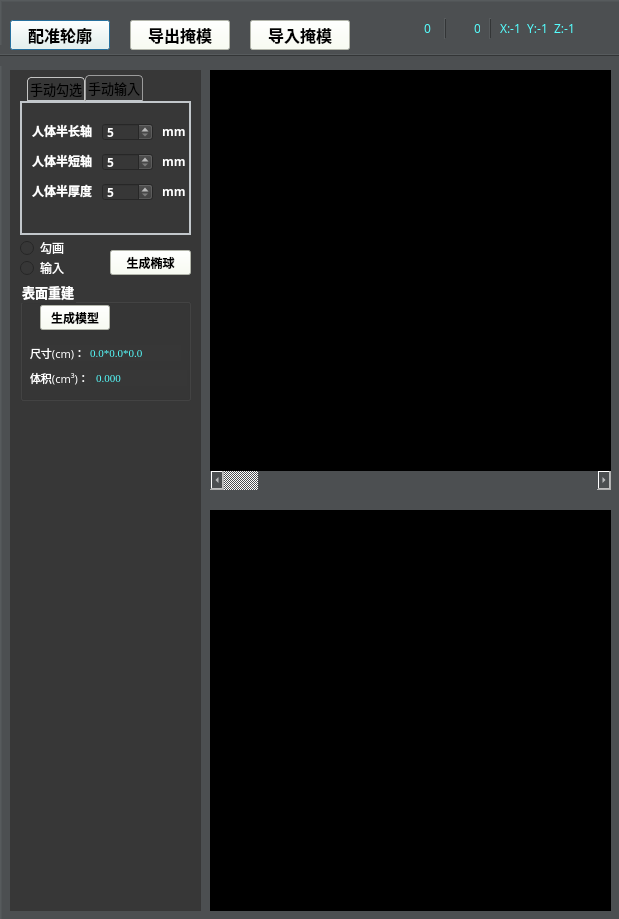
<?xml version="1.0" encoding="UTF-8"?>
<ui version="4.0">
 <class>MainDialog</class>
 <widget class="QDialog" name="MainDialog">
  <property name="geometry">
   <rect>
    <x>0</x>
    <y>0</y>
    <width>619</width>
    <height>919</height>
   </rect>
  </property>
  <property name="font">
   <font>
    <family>微软雅黑</family>
    <weight>75</weight>
    <bold>true</bold>
   </font>
  </property>
  <property name="windowTitle">
   <string>模型重建</string>
  </property>
  <property name="styleSheet">
   <string notr="true">background-color: rgb(0, 0, 0);
color: rgb(255, 255, 255);</string>
  </property>
  <widget class="QFrame" name="frame_2">
   <property name="enabled">
    <bool>true</bool>
   </property>
   <property name="geometry">
    <rect>
     <x>0</x>
     <y>0</y>
     <width>621</width>
     <height>921</height>
    </rect>
   </property>
   <property name="font">
    <font>
     <family>微软雅黑</family>
     <weight>75</weight>
     <bold>true</bold>
    </font>
   </property>
   <property name="styleSheet">
    <string notr="true">background-color: rgb(76, 79, 81);
border-color: rgb(76, 79, 81);</string>
   </property>
   <property name="frameShape">
    <enum>QFrame::WinPanel</enum>
   </property>
   <property name="frameShadow">
    <enum>QFrame::Raised</enum>
   </property>
   <widget class="QFrame" name="frame_3">
    <property name="geometry">
     <rect>
      <x>0</x>
      <y>45</y>
      <width>625</width>
      <height>21</height>
     </rect>
    </property>
    <property name="frameShape">
     <enum>QFrame::HLine</enum>
    </property>
    <property name="frameShadow">
     <enum>QFrame::Raised</enum>
    </property>
   </widget>
   <widget class="QLabel" name="label_MouseValue">
    <property name="geometry">
     <rect>
      <x>450</x>
      <y>20</y>
      <width>31</width>
      <height>16</height>
     </rect>
    </property>
    <property name="font">
     <font>
      <family>微软雅黑</family>
      <weight>50</weight>
      <bold>false</bold>
     </font>
    </property>
    <property name="styleSheet">
     <string notr="true">color: rgb(85, 255, 255);</string>
    </property>
    <property name="text">
     <string>0</string>
    </property>
    <property name="alignment">
     <set>Qt::AlignRight|Qt::AlignTrailing|Qt::AlignVCenter</set>
    </property>
   </widget>
   <widget class="QFrame" name="frame_4">
    <property name="geometry">
     <rect>
      <x>480</x>
      <y>18</y>
      <width>20</width>
      <height>21</height>
     </rect>
    </property>
    <property name="styleSheet">
     <string notr="true"/>
    </property>
    <property name="frameShape">
     <enum>QFrame::VLine</enum>
    </property>
    <property name="frameShadow">
     <enum>QFrame::Raised</enum>
    </property>
   </widget>
   <widget class="QLabel" name="label_MouseInfo">
    <property name="geometry">
     <rect>
      <x>500</x>
      <y>20</y>
      <width>111</width>
      <height>16</height>
     </rect>
    </property>
    <property name="font">
     <font>
      <family>微软雅黑</family>
      <weight>50</weight>
      <bold>false</bold>
     </font>
    </property>
    <property name="styleSheet">
     <string notr="true">color: rgb(85, 255, 255);</string>
    </property>
    <property name="text">
     <string>X:-1  Y:-1  Z:-1              </string>
    </property>
   </widget>
   <widget class="QPushButton" name="pushButton_GetContours">
    <property name="geometry">
     <rect>
      <x>10</x>
      <y>20</y>
      <width>100</width>
      <height>30</height>
     </rect>
    </property>
    <property name="font">
     <font>
      <family>微软雅黑</family>
      <pointsize>12</pointsize>
      <weight>75</weight>
      <bold>true</bold>
     </font>
    </property>
    <property name="styleSheet">
     <string notr="true">background-color: rgb(250, 255, 240);color:rgb(0,0,0);</string>
    </property>
    <property name="text">
     <string>配准轮廓</string>
    </property>
   </widget>
   <widget class="QLabel" name="label_3">
    <property name="geometry">
     <rect>
      <x>1260</x>
      <y>240</y>
      <width>29</width>
      <height>16</height>
     </rect>
    </property>
    <property name="font">
     <font>
      <family>Aharoni</family>
      <pointsize>10</pointsize>
      <weight>75</weight>
      <bold>true</bold>
     </font>
    </property>
    <property name="styleSheet">
     <string notr="true">color: rgb(255, 255, 255);</string>
    </property>
    <property name="text">
     <string>Max</string>
    </property>
   </widget>
   <widget class="QWidget" name="widget" native="true">
    <property name="geometry">
     <rect>
      <x>10</x>
      <y>70</y>
      <width>191</width>
      <height>841</height>
     </rect>
    </property>
    <property name="styleSheet">
     <string notr="true">background-color: rgb(76, 79, 81);
background-color: rgb(55, 55, 55);</string>
    </property>
    <widget class="QGroupBox" name="groupBox_5">
     <property name="geometry">
      <rect>
       <x>10</x>
       <y>210</y>
       <width>171</width>
       <height>121</height>
      </rect>
     </property>
     <property name="font">
      <font>
       <family>微软雅黑</family>
       <pointsize>10</pointsize>
       <weight>75</weight>
       <bold>true</bold>
      </font>
     </property>
     <property name="title">
      <string>表面重建</string>
     </property>
     <widget class="QPushButton" name="pushButton_SurfaceRendering_2">
      <property name="geometry">
       <rect>
        <x>20</x>
        <y>25</y>
        <width>70</width>
        <height>25</height>
       </rect>
      </property>
      <property name="font">
       <font>
        <family>微软雅黑</family>
        <weight>75</weight>
        <bold>true</bold>
       </font>
      </property>
      <property name="styleSheet">
       <string notr="true">background-color: rgb(250, 255, 240);color:rgb(0,0,0);</string>
      </property>
      <property name="text">
       <string>生成模型</string>
      </property>
     </widget>
     <widget class="QLabel" name="label">
      <property name="geometry">
       <rect>
        <x>10</x>
        <y>65</y>
        <width>61</width>
        <height>16</height>
       </rect>
      </property>
      <property name="font">
       <font>
        <family>微软雅黑</family>
        <pointsize>8</pointsize>
        <weight>50</weight>
        <bold>false</bold>
       </font>
      </property>
      <property name="text">
       <string>尺寸(cm)：</string>
      </property>
     </widget>
     <widget class="QLabel" name="label_4">
      <property name="geometry">
       <rect>
        <x>10</x>
        <y>90</y>
        <width>61</width>
        <height>16</height>
       </rect>
      </property>
      <property name="font">
       <font>
        <family>微软雅黑</family>
        <pointsize>8</pointsize>
        <weight>50</weight>
        <bold>false</bold>
       </font>
      </property>
      <property name="text">
       <string>体积(cm³)：</string>
      </property>
     </widget>
     <widget class="QLabel" name="label__TumorSize">
      <property name="geometry">
       <rect>
        <x>70</x>
        <y>65</y>
        <width>91</width>
        <height>16</height>
       </rect>
      </property>
      <property name="sizePolicy">
       <sizepolicy hsizetype="Preferred" vsizetype="Preferred">
        <horstretch>0</horstretch>
        <verstretch>0</verstretch>
       </sizepolicy>
      </property>
      <property name="font">
       <font>
        <family>Times New Roman</family>
        <pointsize>8</pointsize>
        <weight>50</weight>
        <bold>false</bold>
       </font>
      </property>
      <property name="styleSheet">
       <string notr="true">color: rgb(85, 255, 255);</string>
      </property>
      <property name="text">
       <string>0.0*0.0*0.0</string>
      </property>
      <property name="alignment">
       <set>Qt::AlignLeading|Qt::AlignLeft|Qt::AlignVCenter</set>
      </property>
     </widget>
     <widget class="QLabel" name="label__TumorVolume">
      <property name="geometry">
       <rect>
        <x>76</x>
        <y>90</y>
        <width>91</width>
        <height>16</height>
       </rect>
      </property>
      <property name="sizePolicy">
       <sizepolicy hsizetype="Preferred" vsizetype="Preferred">
        <horstretch>0</horstretch>
        <verstretch>0</verstretch>
       </sizepolicy>
      </property>
      <property name="font">
       <font>
        <family>Times New Roman</family>
        <pointsize>8</pointsize>
        <weight>50</weight>
        <bold>false</bold>
       </font>
      </property>
      <property name="styleSheet">
       <string notr="true">color: rgb(85, 255, 255);</string>
      </property>
      <property name="text">
       <string>0.000</string>
      </property>
      <property name="alignment">
       <set>Qt::AlignLeading|Qt::AlignLeft|Qt::AlignVCenter</set>
      </property>
     </widget>
    </widget>
    <widget class="QTabWidget" name="tabWidget">
     <property name="geometry">
      <rect>
       <x>10</x>
       <y>5</y>
       <width>171</width>
       <height>160</height>
      </rect>
     </property>
     <property name="font">
      <font>
       <family>微软雅黑</family>
       <pointsize>10</pointsize>
      </font>
     </property>
     <property name="styleSheet">
      <string notr="true">QTabWidget::pane { /* The tab widget frame */
    border: 2px solid #C2C7CB;
}

QTabWidget::tab-bar {
    left: 7px; /* move to the right by 5px */
}

/* Style the tab using the tab sub-control. Note that
    it reads QTabBar _not_ QTabWidget */
QTabBar::tab {
    background: qlineargradient(x1: 0, y1: 0, x2: 0, y2: 1,
                                stop: 0 #E1E1E1, stop: 0.4 #DDDDDD,
                                stop: 0.5 #D8D8D8, stop: 1.0 #D3D3D3);
    border: 1px solid #C4C4C3;
    border-bottom-color: #C2C7CB; /* same as the pane color */
    border-top-left-radius: 4px;
    border-top-right-radius: 4px;
    min-width: 8ex;
    padding: 2px;
	color:rgb(0,0,0);
}

QTabBar::tab:selected, QTabBar::tab:hover {
    background: qlineargradient(x1: 0, y1: 0, x2: 0, y2: 1,
                                stop: 0 #fafafa, stop: 0.4 #f4f4f4,
                                stop: 0.5 #e7e7e7, stop: 1.0 #fafafa);
}

QTabBar::tab:selected {
    border-color: #9B9B9B;
    border-bottom-color: #C2C7CB; /* same as pane color */
}

QTabBar::tab:!selected {
    margin-top: 2px; /* make non-selected tabs look smaller */
}</string>
     </property>
     <property name="tabShape">
      <enum>QTabWidget::Rounded</enum>
     </property>
     <property name="currentIndex">
      <number>1</number>
     </property>
     <property name="elideMode">
      <enum>Qt::ElideNone</enum>
     </property>
     <property name="usesScrollButtons">
      <bool>true</bool>
     </property>
     <widget class="QWidget" name="tab_ManualDraw">
      <property name="styleSheet">
       <string notr="true"/>
      </property>
      <attribute name="title">
       <string>手动勾选</string>
      </attribute>
      <widget class="QPushButton" name="pushButton_ManualDrawOn">
       <property name="geometry">
        <rect>
         <x>10</x>
         <y>45</y>
         <width>150</width>
         <height>30</height>
        </rect>
       </property>
       <property name="font">
        <font>
         <family>微软雅黑</family>
         <pointsize>12</pointsize>
         <weight>75</weight>
         <bold>true</bold>
        </font>
       </property>
       <property name="styleSheet">
        <string notr="true">background-color: rgb(250, 255, 240);color:rgb(0,0,0);</string>
       </property>
       <property name="text">
        <string>激活勾选</string>
       </property>
      </widget>
      <widget class="QPushButton" name="pushButton_ManualDrawClearAll">
       <property name="geometry">
        <rect>
         <x>10</x>
         <y>80</y>
         <width>71</width>
         <height>31</height>
        </rect>
       </property>
       <property name="font">
        <font>
         <family>微软雅黑</family>
         <weight>75</weight>
         <bold>true</bold>
        </font>
       </property>
       <property name="styleSheet">
        <string notr="true">background-color: rgb(250, 255, 240);color:rgb(0,0,0);</string>
       </property>
       <property name="text">
        <string>清除所有</string>
       </property>
      </widget>
      <widget class="QPushButton" name="pushButton_ManualDrawClearCur">
       <property name="geometry">
        <rect>
         <x>90</x>
         <y>80</y>
         <width>71</width>
         <height>31</height>
        </rect>
       </property>
       <property name="font">
        <font>
         <family>微软雅黑</family>
         <weight>75</weight>
         <bold>true</bold>
        </font>
       </property>
       <property name="styleSheet">
        <string notr="true">background-color: rgb(250, 255, 240);color:rgb(0,0,0);</string>
       </property>
       <property name="text">
        <string>清除当前</string>
       </property>
      </widget>
      <widget class="QPushButton" name="pushButton_ImportMR">
       <property name="geometry">
        <rect>
         <x>10</x>
         <y>10</y>
         <width>150</width>
         <height>30</height>
        </rect>
       </property>
       <property name="font">
        <font>
         <family>微软雅黑</family>
         <pointsize>12</pointsize>
         <weight>75</weight>
         <bold>true</bold>
        </font>
       </property>
       <property name="styleSheet">
        <string notr="true">background-color: rgb(250, 255, 240);color:rgb(0,0,0);</string>
       </property>
       <property name="text">
        <string>导入图像</string>
       </property>
       <property name="autoDefault">
        <bool>false</bool>
       </property>
       <property name="default">
        <bool>false</bool>
       </property>
       <property name="flat">
        <bool>false</bool>
       </property>
      </widget>
     </widget>
     <widget class="QWidget" name="tab">
      <attribute name="title">
       <string>手动输入</string>
      </attribute>
      <widget class="QLabel" name="label_13">
       <property name="geometry">
        <rect>
         <x>10</x>
         <y>20</y>
         <width>65</width>
         <height>16</height>
        </rect>
       </property>
       <property name="font">
        <font>
         <family>微软雅黑</family>
         <weight>75</weight>
         <bold>true</bold>
        </font>
       </property>
       <property name="text">
        <string>人体半长轴</string>
       </property>
      </widget>
      <widget class="QLabel" name="label_14">
       <property name="geometry">
        <rect>
         <x>10</x>
         <y>50</y>
         <width>65</width>
         <height>16</height>
        </rect>
       </property>
       <property name="font">
        <font>
         <family>微软雅黑</family>
         <weight>75</weight>
         <bold>true</bold>
        </font>
       </property>
       <property name="text">
        <string>人体半短轴</string>
       </property>
      </widget>
      <widget class="QLabel" name="label_15">
       <property name="geometry">
        <rect>
         <x>10</x>
         <y>80</y>
         <width>65</width>
         <height>16</height>
        </rect>
       </property>
       <property name="font">
        <font>
         <family>微软雅黑</family>
         <weight>75</weight>
         <bold>true</bold>
        </font>
       </property>
       <property name="text">
        <string>人体半厚度</string>
       </property>
      </widget>
      <widget class="QSpinBox" name="spinBox_long_axis">
       <property name="geometry">
        <rect>
         <x>80</x>
         <y>20</y>
         <width>51</width>
         <height>18</height>
        </rect>
       </property>
       <property name="font">
        <font>
         <family>微软雅黑</family>
         <weight>75</weight>
         <bold>true</bold>
        </font>
       </property>
       <property name="minimum">
        <number>5</number>
       </property>
       <property name="maximum">
        <number>105</number>
       </property>
      </widget>
      <widget class="QSpinBox" name="spinBox_short_axis">
       <property name="geometry">
        <rect>
         <x>80</x>
         <y>50</y>
         <width>51</width>
         <height>18</height>
        </rect>
       </property>
       <property name="font">
        <font>
         <family>微软雅黑</family>
         <weight>75</weight>
         <bold>true</bold>
        </font>
       </property>
       <property name="minimum">
        <number>5</number>
       </property>
       <property name="maximum">
        <number>105</number>
       </property>
      </widget>
      <widget class="QSpinBox" name="spinBox_thick_axis">
       <property name="geometry">
        <rect>
         <x>80</x>
         <y>80</y>
         <width>51</width>
         <height>18</height>
        </rect>
       </property>
       <property name="font">
        <font>
         <family>微软雅黑</family>
         <weight>75</weight>
         <bold>true</bold>
        </font>
       </property>
       <property name="minimum">
        <number>5</number>
       </property>
       <property name="maximum">
        <number>105</number>
       </property>
      </widget>
      <widget class="QLabel" name="label_17">
       <property name="geometry">
        <rect>
         <x>140</x>
         <y>20</y>
         <width>31</width>
         <height>16</height>
        </rect>
       </property>
       <property name="font">
        <font>
         <family>微软雅黑</family>
         <weight>75</weight>
         <bold>true</bold>
        </font>
       </property>
       <property name="text">
        <string>mm</string>
       </property>
      </widget>
      <widget class="QLabel" name="label_18">
       <property name="geometry">
        <rect>
         <x>140</x>
         <y>50</y>
         <width>31</width>
         <height>16</height>
        </rect>
       </property>
       <property name="font">
        <font>
         <family>微软雅黑</family>
         <weight>75</weight>
         <bold>true</bold>
        </font>
       </property>
       <property name="text">
        <string>mm</string>
       </property>
      </widget>
      <widget class="QLabel" name="label_19">
       <property name="geometry">
        <rect>
         <x>140</x>
         <y>80</y>
         <width>31</width>
         <height>16</height>
        </rect>
       </property>
       <property name="font">
        <font>
         <family>微软雅黑</family>
         <weight>75</weight>
         <bold>true</bold>
        </font>
       </property>
       <property name="text">
        <string>mm</string>
       </property>
      </widget>
     </widget>
    </widget>
    <widget class="QPushButton" name="pushButton_generate_ellips">
     <property name="geometry">
      <rect>
       <x>100</x>
       <y>180</y>
       <width>81</width>
       <height>25</height>
      </rect>
     </property>
     <property name="font">
      <font>
       <family>微软雅黑</family>
       <weight>75</weight>
       <bold>true</bold>
      </font>
     </property>
     <property name="styleSheet">
      <string notr="true">background-color: rgb(250, 255, 240);color:rgb(0,0,0);</string>
     </property>
     <property name="text">
      <string>生成椭球</string>
     </property>
    </widget>
    <widget class="QRadioButton" name="radioButton_draw">
     <property name="geometry">
      <rect>
       <x>10</x>
       <y>170</y>
       <width>89</width>
       <height>16</height>
      </rect>
     </property>
     <property name="text">
      <string>勾画</string>
     </property>
    </widget>
    <widget class="QRadioButton" name="radioButton_write">
     <property name="geometry">
      <rect>
       <x>10</x>
       <y>190</y>
       <width>89</width>
       <height>16</height>
      </rect>
     </property>
     <property name="text">
      <string>输入</string>
     </property>
    </widget>
    <widget class="QWidget" name="verticalLayoutWidget_3">
     <property name="geometry">
      <rect>
       <x>0</x>
       <y>340</y>
       <width>191</width>
       <height>401</height>
      </rect>
     </property>
     <layout class="QVBoxLayout" name="verticalLayout_connection"/>
    </widget>
   </widget>
   <widget class="QScrollBar" name="verticalScrollBar_DicomChange_XY">
    <property name="enabled">
     <bool>false</bool>
    </property>
    <property name="geometry">
     <rect>
      <x>210</x>
      <y>470</y>
      <width>401</width>
      <height>20</height>
     </rect>
    </property>
    <property name="styleSheet">
     <string notr="true">color: rgb(255, 255, 255);
border-color: rgb(255, 0, 0);</string>
    </property>
    <property name="orientation">
     <enum>Qt::Horizontal</enum>
    </property>
   </widget>
   <widget class="QFrame" name="frame_5">
    <property name="geometry">
     <rect>
      <x>210</x>
      <y>510</y>
      <width>401</width>
      <height>401</height>
     </rect>
    </property>
    <property name="styleSheet">
     <string notr="true">border-color: rgb(0, 0, 0);
background-color: rgb(0, 0, 0);</string>
    </property>
    <property name="frameShape">
     <enum>QFrame::StyledPanel</enum>
    </property>
    <property name="frameShadow">
     <enum>QFrame::Raised</enum>
    </property>
    <widget class="QWidget" name="verticalLayoutWidget_2">
     <property name="geometry">
      <rect>
       <x>0</x>
       <y>0</y>
       <width>401</width>
       <height>401</height>
      </rect>
     </property>
     <layout class="QVBoxLayout" name="verticalLayout_vtktidget_3d"/>
    </widget>
   </widget>
   <widget class="QFrame" name="frame">
    <property name="geometry">
     <rect>
      <x>210</x>
      <y>70</y>
      <width>401</width>
      <height>401</height>
     </rect>
    </property>
    <property name="styleSheet">
     <string notr="true">border-color: rgb(0, 0, 0);
background-color: rgb(0, 0, 0);</string>
    </property>
    <property name="frameShape">
     <enum>QFrame::StyledPanel</enum>
    </property>
    <property name="frameShadow">
     <enum>QFrame::Raised</enum>
    </property>
    <widget class="QWidget" name="verticalLayoutWidget">
     <property name="geometry">
      <rect>
       <x>0</x>
       <y>0</y>
       <width>401</width>
       <height>401</height>
      </rect>
     </property>
     <layout class="QVBoxLayout" name="verticalLayout_vtktidget_dicom"/>
    </widget>
   </widget>
   <widget class="QLabel" name="label_MouseRegionGrowValue">
    <property name="geometry">
     <rect>
      <x>410</x>
      <y>20</y>
      <width>21</width>
      <height>16</height>
     </rect>
    </property>
    <property name="font">
     <font>
      <family>微软雅黑</family>
      <weight>50</weight>
      <bold>false</bold>
     </font>
    </property>
    <property name="styleSheet">
     <string notr="true">color: rgb(85, 255, 255);</string>
    </property>
    <property name="text">
     <string>0</string>
    </property>
    <property name="alignment">
     <set>Qt::AlignRight|Qt::AlignTrailing|Qt::AlignVCenter</set>
    </property>
   </widget>
   <widget class="QFrame" name="frame_6">
    <property name="geometry">
     <rect>
      <x>435</x>
      <y>18</y>
      <width>20</width>
      <height>21</height>
     </rect>
    </property>
    <property name="styleSheet">
     <string notr="true"/>
    </property>
    <property name="frameShape">
     <enum>QFrame::VLine</enum>
    </property>
    <property name="frameShadow">
     <enum>QFrame::Raised</enum>
    </property>
   </widget>
   <widget class="QPushButton" name="pushButton_output_mask">
    <property name="geometry">
     <rect>
      <x>130</x>
      <y>20</y>
      <width>100</width>
      <height>30</height>
     </rect>
    </property>
    <property name="font">
     <font>
      <family>微软雅黑</family>
      <pointsize>12</pointsize>
      <weight>75</weight>
      <bold>true</bold>
     </font>
    </property>
    <property name="styleSheet">
     <string notr="true">background-color: rgb(250, 255, 240);color:rgb(0,0,0);</string>
    </property>
    <property name="text">
     <string>导出掩模</string>
    </property>
   </widget>
   <widget class="QPushButton" name="pushButton_input_mask">
    <property name="geometry">
     <rect>
      <x>250</x>
      <y>20</y>
      <width>100</width>
      <height>30</height>
     </rect>
    </property>
    <property name="font">
     <font>
      <family>微软雅黑</family>
      <pointsize>12</pointsize>
      <weight>75</weight>
      <bold>true</bold>
     </font>
    </property>
    <property name="styleSheet">
     <string notr="true">background-color: rgb(250, 255, 240);color:rgb(0,0,0);</string>
    </property>
    <property name="text">
     <string>导入掩模</string>
    </property>
   </widget>
  </widget>
 </widget>
 <resources/>
 <connections/>
</ui>
